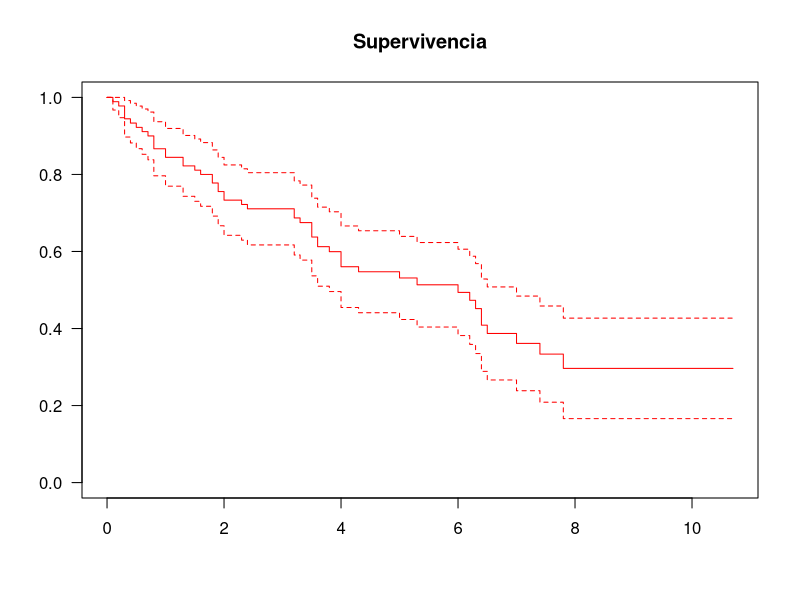

Generate this figure with R: (Note: this script raises an error after producing the figure.)
## ---- chunk 1
knitr::opts_chunk$set(echo = TRUE)
## ---- chunk 2
#Cargamos las librerías necesarias
library(survminer)
library(survival)
library(KMsurv)
library(ggsci) #En esta paquetería hay paletas de color bonitas, échale un ojo yisus
## ---- chunk 3
data("larynx")
Surv_general <- Surv(larynx$time, larynx$delta,type = "right")
general_fit <- survfit(Surv_general ~ 1, type = "kaplan-meier", conf.int = 0.95,
                       conf.type = "plain",data=larynx)
plot(general_fit, main="Supervivencia", col="red", las=1) #ponlas bonito yisus
ggsurvplot(general_fit, data=larynx,palette = 'lancet',censor.size=4.9,
           censor.shape=124)
## ---- chunk 4
summary(general_fit)
plot(general_fit, main="Supervivencia", col="red", las=1) 
ggsurvplot(general_fit, data=larynx,palette = 'lancet',censor.size=4.9,
           censor.shape=124)
